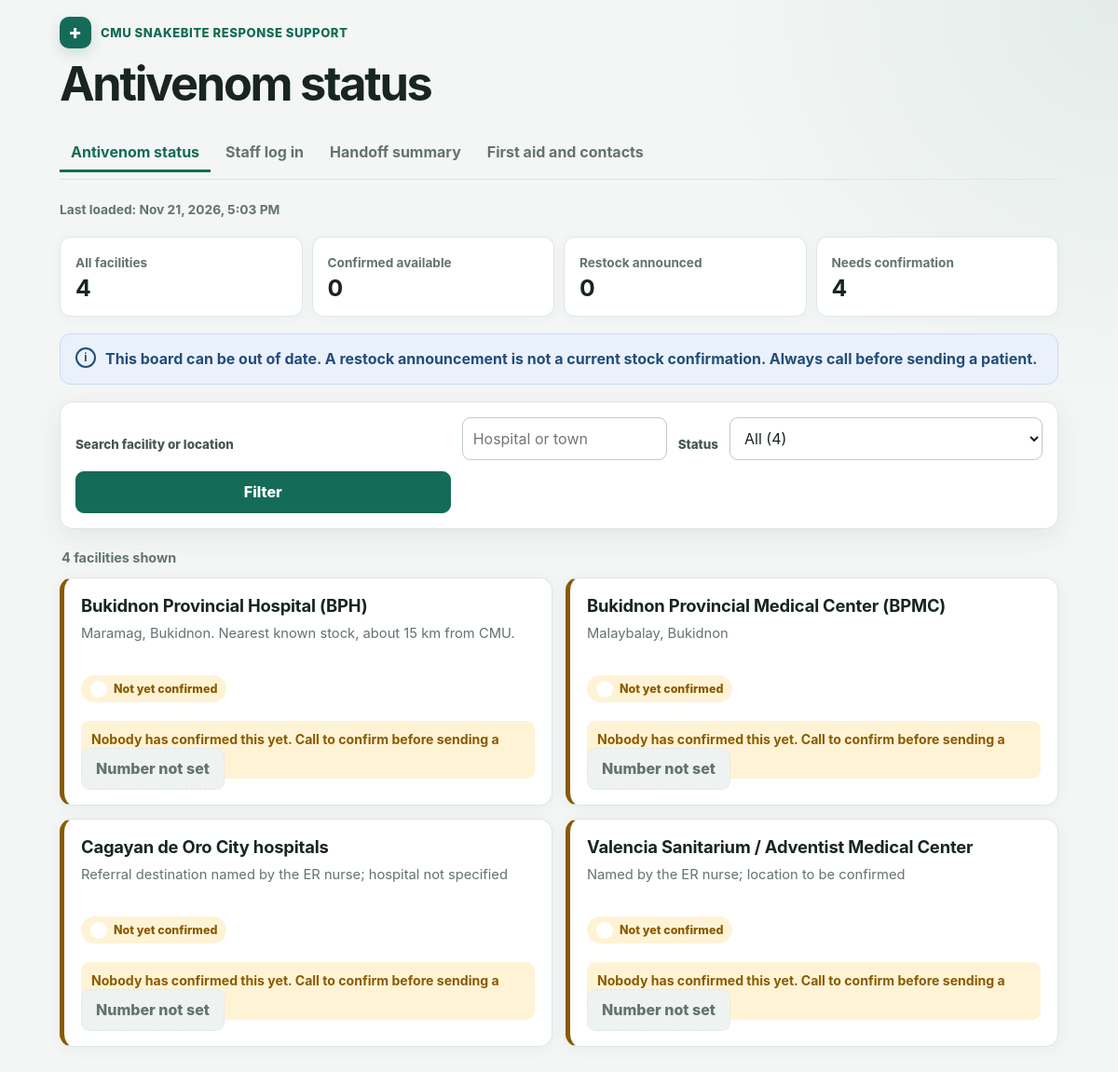
The page / on the database its author committed.
### tables this page shows
CREATE TABLE facilities (
  id INT AUTO_INCREMENT PRIMARY KEY,
  name VARCHAR(150) NOT NULL,
  place VARCHAR(255) NOT NULL DEFAULT '',
  phone VARCHAR(30) NOT NULL DEFAULT '',
  active TINYINT(1) NOT NULL DEFAULT 1
);

### includes/auth.php (called while the page is built, shortened)
<?php
require_once __DIR__ . '/db.php';
function user(): ?array { return $_SESSION['user'] ?? null; }
function is_admin(): bool { $u = user(); return $u && $u['role'] === 'admin'; }

### includes/db.php (called while the page is built, shortened)
<?php
function db(): PDO {
    static $pdo = null;
    if (!$pdo) {
        $pdo = new PDO('mysql:host=' . DB_HOST . ';dbname=' . DB_NAME . ';charset=utf8mb4', DB_USER, DB_PASS, [
            PDO::ATTR_ERRMODE => PDO::ERRMODE_EXCEPTION,
            PDO::ATTR_DEFAULT_FETCH_MODE => PDO::FETCH_ASSOC,
            PDO::ATTR_EMULATE_PREPARES => false,
            PDO::MYSQL_ATTR_INIT_COMMAND => "SET time_zone = '+08:00'",
        ]);
    }
    return $pdo;
}

### index.php (the view, shortened to what this page needs)
<?php
require __DIR__ . '/includes/functions.php';
$query = trim((string)($_GET['q'] ?? ''));
$statusFilter = (string)($_GET['status'] ?? '');
$rows = board($query, $statusFilter);
$counts = ['all' => 0, 'available' => 0, 'restock' => 0, 'out' => 0, 'unknown' => 0];
foreach (board() as $facility) {
    $counts['all']++;
    $key = $facility['status'] ?? 'unknown';
    $counts[$key]++;
}
page_head('Antivenom status', 'board');
?>
<p class="board-load-note" id="board-load-note">Last loaded: checking...</p>
<section class="summary" aria-label="Stock status summary">
  <div class="summary-item"><span>All facilities</span><strong><?= $counts['all'] ?></strong></div>
  <div class="summary-item"><span>Confirmed available</span><strong><?= $counts['available'] ?></strong></div>
  <div class="summary-item"><span>Restock announced</span><strong><?= $counts['restock'] ?></strong></div>
  <div class="summary-item"><span>Needs confirmation</span><strong><?= $counts['unknown'] ?></strong></div>
</section>
<p class="note" role="note">This board can be out of date. A restock announcement is not a current stock confirmation. Always call before sending a patient.</p>
<form method="get" class="filters" role="search" aria-label="Filter antivenom facilities">
  <label for="q">Search facility or location</label>
  <input id="q" name="q" type="search" value="<?= h($query) ?>" placeholder="Hospital or town">
  <label for="status">Status</label>
  <select id="status" name="status">
    <option value="">All (<?= $counts['all'] ?>)</option>
  </select>
  <button class="pri" type="submit">Filter</button>
</form>
<p class="board-count"><?= count($rows) ?> <?= count($rows) === 1 ? 'facility' : 'facilities' ?> shown</p>
<section class="facility-grid" aria-label="Antivenom facility status">
<?php foreach ($rows as $f):
    $key = $f['status'] ?? 'unknown'; [$icon, $label, $cls] = STATUS[$key];
    $min = $f['age_min'] === null ? null : (int)$f['age_min']; $old = is_stale($min); ?>
<article class="card <?= $cls ?><?= $old ? ' old' : '' ?>">
  <h2><?= h($f['name']) ?></h2>
  <p class="mute"><?= h($f['place']) ?></p>
  <p class="badge <?= $cls ?>"><span aria-hidden="true"><?= $icon ?></span> <?= h($label) ?></p>
  <?php if ($old): ?><p class="flag"><?= $min === null ? 'Nobody has confirmed this yet.' : 'This information is more than ' . STALE_HOURS . ' hours old.' ?> Call to confirm before sending a patient.</p><?php endif; ?>
  <div class="row">
    <?php if ($f['phone'] !== ''): ?><a class="btn pri" href="tel:<?= h(preg_replace('/[^\d+]/', '', $f['phone'])) ?>">Call to confirm</a>
    <?php else: ?><span class="btn dis">Number not set</span><?php endif; ?>
  </div>
</article>
<?php endforeach; ?>
</section>
<?php page_foot();

### includes/functions.php (shortened to what this page needs)
<?php
require_once __DIR__ . '/auth.php';
function h($s): string { return htmlspecialchars((string)$s, ENT_QUOTES | ENT_SUBSTITUTE, 'UTF-8'); }
function url(string $p = ''): string { return BASE . '/' . ltrim($p, '/'); }
function is_stale(?int $min): bool { return $min === null || $min > STALE_HOURS * 60; }
function board(?string $query = null, ?string $status = null): array {
    $rows = db()->query(
        'SELECT f.id, f.name, f.place, f.phone, c.status, c.method, c.restock_date, c.restock_source,
                c.source_person, c.note, c.created_at, u.name AS logged_by,
                TIMESTAMPDIFF(MINUTE, c.created_at, NOW()) AS age_min
         FROM facilities f
         LEFT JOIN confirmations c ON c.id = (
             SELECT id FROM confirmations WHERE facility_id = f.id ORDER BY created_at DESC, id DESC LIMIT 1)
         LEFT JOIN users u ON u.id = c.user_id
         WHERE f.active = 1'
    )->fetchAll();
    $query = $query !== null ? mb_strtolower(trim($query), 'UTF-8') : '';
    usort($rows, function ($a, $b) {
        $sa = is_stale($a['age_min'] === null ? null : (int)$a['age_min']);
        $sb = is_stale($b['age_min'] === null ? null : (int)$b['age_min']);
        if ($sa !== $sb) return $sa <=> $sb;
        if (!$sa) return (int)$a['age_min'] <=> (int)$b['age_min'];
        return strcmp($a['name'], $b['name']);
    });
    return $rows;
}
function page_head(string $title, string $active = ''): void {
    $u = user();
    echo '<!doctype html><html lang="en"><head><meta charset="utf-8"><meta name="viewport" content="width=device-width, initial-scale=1">'
       . '<meta name="theme-color" content="#146b57">'
       . '<title>' . h($title) . ' | CMU Snakebite Response Support</title><link rel="stylesheet" href="' . h(url('assets/style.css')) . '"></head><body>'
       . '<header><p class="site">CMU Snakebite Response Support</p><h1>' . h($title) . '</h1>'
       . '<nav aria-label="Main"><a href="' . h(url('index.php')) . '"' . ($active === 'board' ? ' aria-current="page"' : '') . '>Antivenom status</a>';
    echo $u
        ? '<form method="post" action="' . h(url('logout.php')) . '"><input type="hidden" name="csrf" value="' . h(csrf_token()) . '"><button>Log out (' . h($u['name']) . ')</button></form>'
        : '<a href="' . h(url('login.php')) . '">Staff log in</a>';
    echo '<a href="' . h(url('handoff.php')) . '"' . ($active === 'handoff' ? ' aria-current="page"' : '') . '>Handoff summary</a>';
    echo '<a href="' . h(url('first_aid.php')) . '"' . ($active === 'first-aid' ? ' aria-current="page"' : '') . '>First aid and contacts</a>';
    echo '</nav></header><main>';
}
function page_foot(): void {
    echo '</main>'
       . '<script>'
       . 'if ("serviceWorker" in navigator) { window.addEventListener("load", function () { navigator.serviceWorker.register(' . json_encode(url('sw.js')) . '); }); }'
       . 'const offlineBanner = document.createElement("div");'
       . 'offlineBanner.className = "offline-banner";'
       . 'offlineBanner.setAttribute("role", "status");'
       . 'function updateConnectionStatus() {'
       . 'if (!navigator.onLine) {'
       . 'offlineBanner.textContent = "Offline mode: showing the most recently cached page.";'
       . 'offlineBanner.hidden = false;'
       . 'document.body.prepend(offlineBanner);'
       . '} else { offlineBanner.hidden = true; }'
       . '}'
       . 'window.addEventListener("offline", updateConnectionStatus);'
       . 'window.addEventListener("online", updateConnectionStatus);'
       . 'updateConnectionStatus();'
       . '</script>'
       . '</body></html>';
}

### rows shown on the page
facilities: name "Bukidnon Provincial Hospital (BPH)", place "Maramag, Bukidnon. Nearest known stock, about 15 km from CMU.", label "Not yet confirmed", phone "Number not set"
facilities: name "Bukidnon Provincial Medical Center (BPMC)", place "Malaybalay, Bukidnon", label "Not yet confirmed", phone "Number not set"
facilities: name "Cagayan de Oro City hospitals", place "Referral destination named by the ER nurse; hospital not specified", label "Not yet confirmed", phone "Number not set"
facilities: name "Valencia Sanitarium / Adventist Medical Center", place "Named by the ER nurse; location to be confirmed", label "Not yet confirmed", phone "Number not set"

### other values the page prints
$title "Antivenom status"
$counts['all'] "4"
$counts['available'] "0"
$counts['restock'] "0"
$counts['unknown'] "4"
count($rows) "4"
